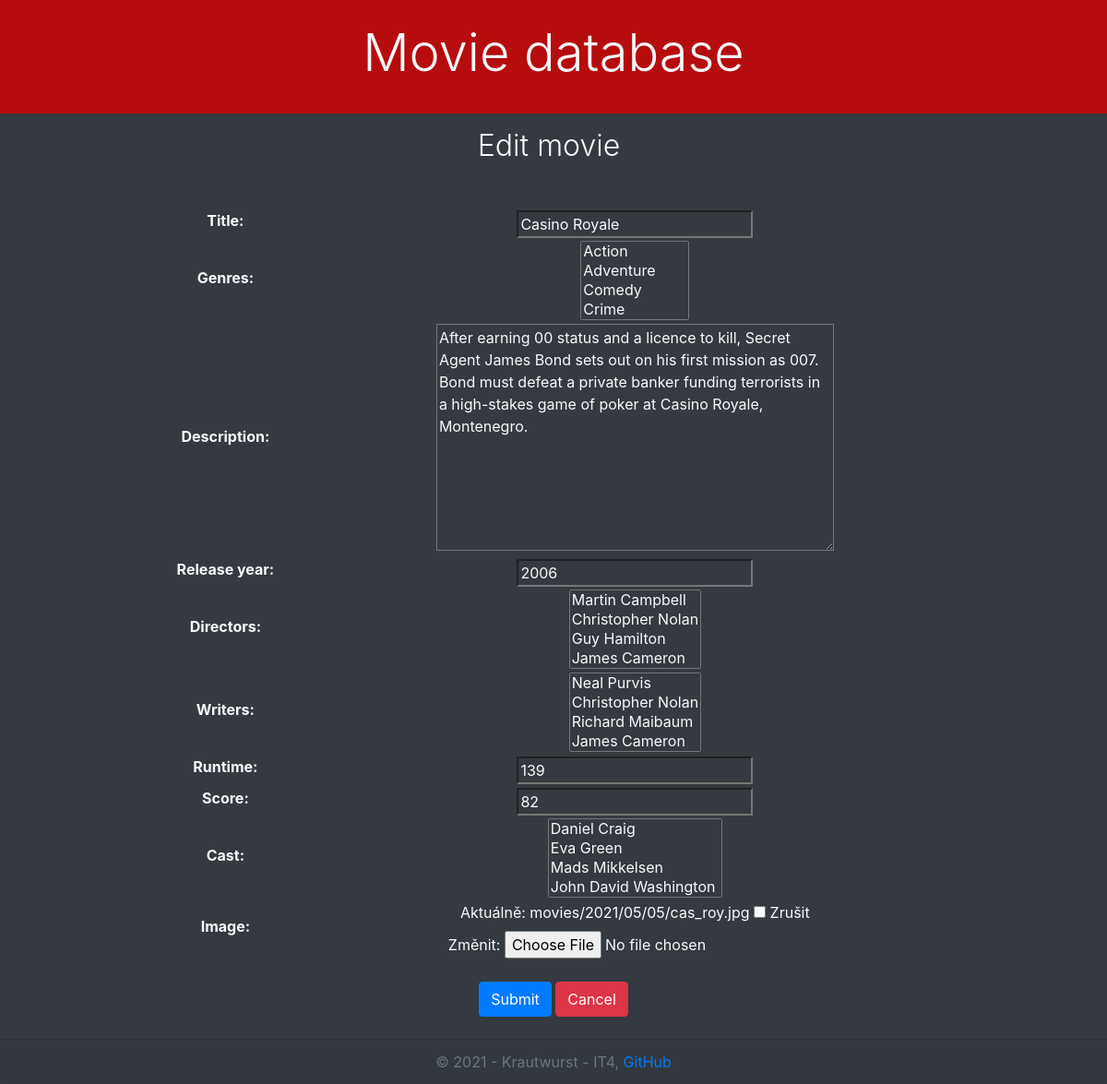
/movies/movie/1/update/, run on the app's committed database.
### movies/models.py (models this page shows, shortened)
class Movie(models.Model):
    title = models.CharField(max_length=200)
    genres = models.ManyToManyField('Genre')
    description = models.TextField(null=True)
    release_year = models.PositiveIntegerField(validators=[MinValueValidator(0.0), MaxValueValidator(10 + int(date.today().year))])
    directors = models.ManyToManyField('Director')
    writers = models.ManyToManyField('Writer')
    runtime = models.IntegerField(validators=[MinValueValidator(0.0), MaxValueValidator(1000.0)])
    score = models.IntegerField(validators=[MinValueValidator(0.0), MaxValueValidator(100.0)])
    cast = models.ManyToManyField('Actor')
    img = models.ImageField(upload_to='movies/%Y/%m/%d', blank=True, null=True, verbose_name='Image')
    class Meta:
        ordering = ["score", "title"]

### movies/views.py (the view)
# urls.py: path('movie/<int:pk>/update/', views.MovieUpdate.as_view(), name='movie-update'),
class MovieUpdate(UpdateView):
    model = Movie
    fields = ['title', 'genres', 'description', 'release_year', 'directors', 'writers', 'runtime', 'score', 'cast', 'img']
    extra_context = {
        'nadpis': 'Edit movie',
    }

### movies/models.py (called while the page is built)
    def __str__(self):
        return f"{self.name}"

    def __str__(self):
        return f"{self.first_name} {self.surname}"

    def __str__(self):
        return f"{self.writer}"

    def __str__(self):
        return f"{self.director}"

    def __str__(self):
        return f"{self.actor}"

### movies/templates/movies/movie_form.html (shortened to what this page needs)
{% extends "base.html" %}
{% block content %}
<form action="" method="post" enctype="multipart/form-data">
    <table>
        {{ form.as_table }}
    </table>
    <div class="text-center m-4">
        <button type="submit" class="btn btn-primary">Submit</button>
        <a class="btn btn-danger" href="{% url 'list' %}" role="button">Cancel</a>
    </div>
</form>
{% endblock %}

### movies/static/css/style.css (style rules this page uses)
:root { --light: #f8f9fa; --dark: #343a40; }
* { color: var(--light); }
body { background-color: var(--dark); min-height: 100vh; display: flex; flex-direction: column; }
table * { background-color: var(--dark) !important; color: var(--light) !important; }
table { text-align: center; width: 80% !important; margin-left: auto!important; margin-right: auto!important; border-bottom: none !important; }

### data on the page
Movie: title "Casino Royale", description "After earning 00 status and a licence to kill, Secret Agent James Bond sets out on his first mission as 007. Bond must defeat a private banker funding terrorists in a high-stakes game of poker at Casino Royale, Montenegro.", release_year "2006", runtime "139", score "82"

### other printed values
{{ nadpis }} "Edit movie"
